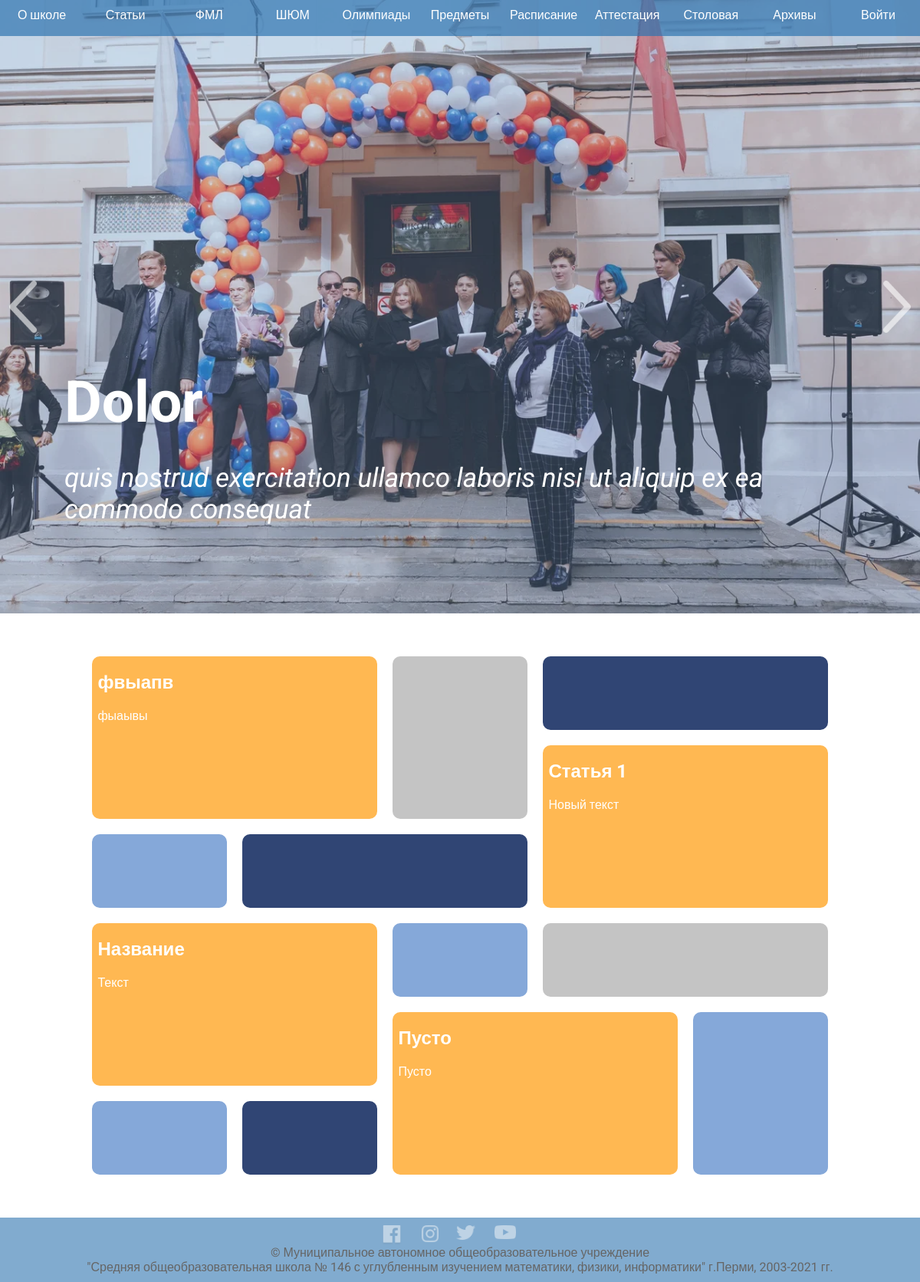
The app's page /, older data.
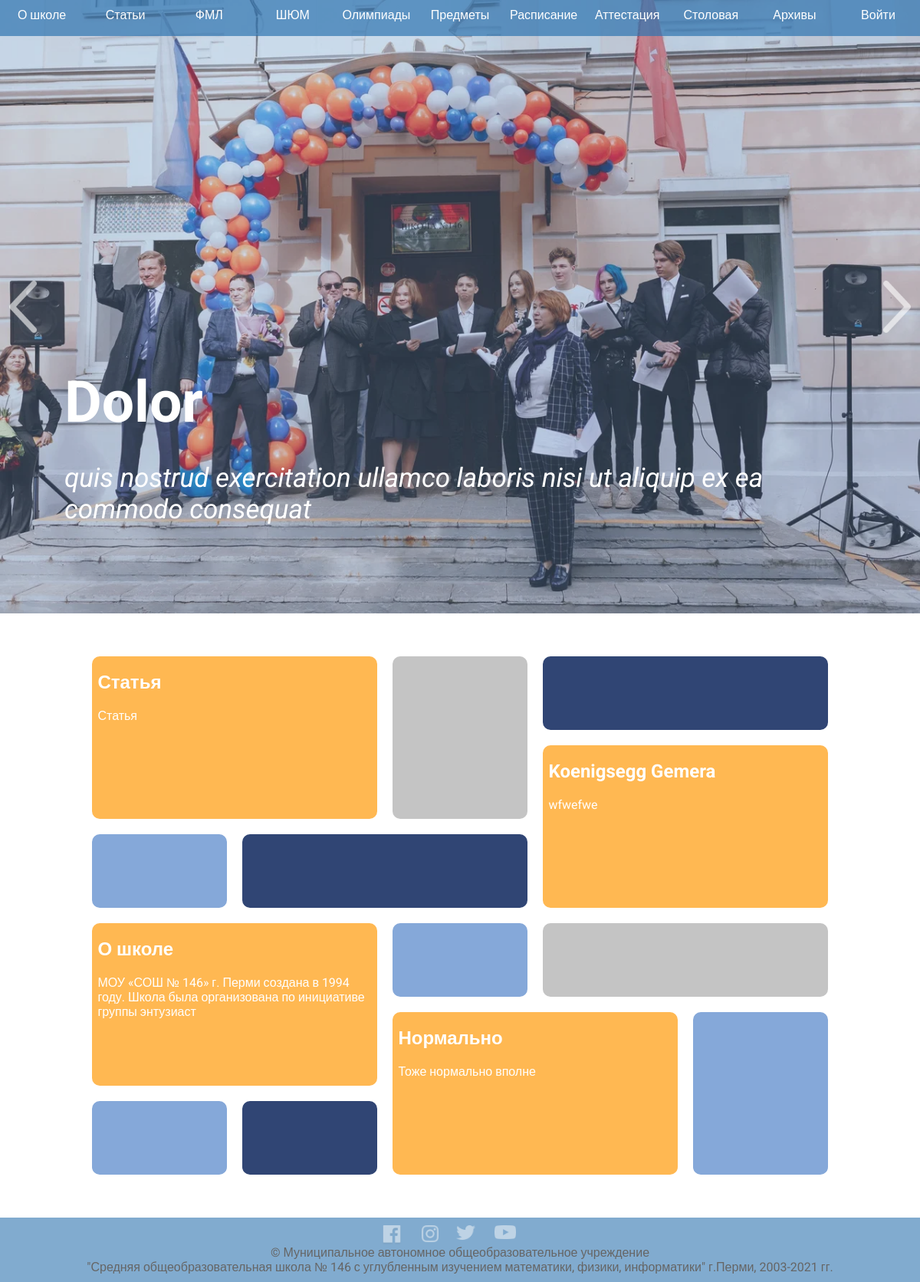
The same page, newer data.
### School146/data/models/articles.py (models this page shows)
class Article(SqlAlchemyBase, SerializerMixin):
    __tablename__ = 'articles'
    id = Column(Integer, primary_key=True, autoincrement=True)
    title = Column(String)
    text = Column(String)
    picture = Column(String)

### School146/application.py (the view)
@app.route('/')
def index():
    db = db_session.create_session()
    articles = db.query(Article).all()
    articles_length = len(articles)
    return render_template('index.html', articles=articles, length=articles_length)

### School146/data/db_session.py (called while the page is built)
def create_session() -> orm.Session:
    global __factory
    return __factory()

### School146/templates/index.html (shortened to what this page needs)
<!DOCTYPE html>
<html lang="en">
	<head>
		<link rel="stylesheet" type="text/css" href="../static/css/style.css">
	</head>
	<body onload="main()">
		<header id="header">
			<div id="top_menu" class="menu">
				<ul class="point_menu">
					{% if current_user.is_authenticated %}
                    <a href="/user_info" class="point_of_menu"><li>{{ current_user.name }}<hr class="menu_line"></li></a>
                    {% else %}
                    <a href="/login" class="point_of_menu"><li>Войти<hr class="menu_line"></li></a>
                    {% endif %}
					<a href="/school_plan" class="point_of_menu"><li class="point_of_menu group">Архивы<hr class="menu_line"></li></a>
					<a href="/canteen" class="point_of_menu"><li>Столовая<hr class="menu_line"></li></a>
					<a href="https://s146.ru/interim" class="point_of_menu"><li>Аттестация<hr class="menu_line"></li></a>
					<a href="/timetable" class="point_of_menu"><li>Расписание<hr class="menu_line"></li></a>
					<a href="https://contester.s146.ru/ru/" class="point_of_menu"><li>Предметы<hr class="menu_line"></li></a>
					<a href="https://regionolymp.ru/" class="point_of_menu"><li>Олимпиады<hr class="menu_line"></li></a>
					<a href="https://s146.ru/shum" class="point_of_menu"><li>ШЮМ<hr class="menu_line"></li></a>
					<a href="https://vk.com/mathperm2021" class="point_of_menu"><li>ФМЛ<hr class="menu_line"></li></a>
					<a href="/articles" class="point_of_menu"><li>Статьи<hr class="menu_line"></li></a>
					<a href="/about_school" class="point_of_menu"><li>О школе<hr class="menu_line"></li></a>
				</ul>
			</div>
		</header>
		<div class="slider" id="slider">
			<div class="slider_background">
				<a href="#" onclick="prev_slide()">
					<div class="arrow">
						<img src="../static/img/left_arrow.png">
					</div>
				</a>
				<div class="slider_container" id="slide">
					<h1 id="slider_h"></h1>
					<p id="slider_text"></p>
				</div>
				<a href="#" onclick="next_slide()">
					<div class="arrow">
						<img src="../static/img/right_arrow.png">
					</div>
				</a>
			</div>
		</div>
		<content class="tiles">
	        {% if length > 0 %}
	        <a href="/article_info/{{ articles[-1].id }}" class="tile post-1">
	            <div class="article">
					<div class="article_text">
		                <h2 class="article_h" id="article_h_0">{{ articles[-1].title }}</h2>
						<p class="article_p" id="article_text_0">{{ articles[-1].text[:100] }}</p>
	            	</div>
	            </div>
        	</a>
			{% endif %}
            <div class="tile post-2"></div>
            <div class="tile post-3"></div>
            <div class="tile post-4"></div>
			{% if length > 1 %}
	        <a href="/article_info/{{ articles[-2].id }}" class="tile post-5">
	            <div class="article">
					<div class="article_text">
		                <h2 class="article_h" id="article_h_1">{{ articles[-2].title }}</h2>
						<p class="article_p" id="article_text_1">{{ articles[-2].text[:100] }}</p>
	            	</div>
	            </div>
        	</a>
			{% endif %}
            <div class="tile post-6"></div>
			{% if length > 2 %}
	        <a href="/article_info/{{ articles[-3].id }}" class="tile post-11">
	            <div class="article">
					<div class="article_text">
		                <h2 class="article_h" id="article_h_2">{{ articles[-3].title }}</h2>
						<p class="article_p" id="article_text_2">{{ articles[-3].text[:100] }}</p>
	            	</div>
	            </div>
        	</a>
			{% endif %}
            <div class="tile post-8"></div>
            <div class="tile post-9"></div>
            <div class="tile post-10"></div>
	        {% if length > 3 %}
	        <a href="/article_info/{{ articles[-4].id }}" class="tile post-7">
	            <div class="article">
					<div class="article_text">
		                <h2 class="article_h" id="article_h_3">{{ articles[-4].title }}</h2>
						<p class="article_p" id="article_text_3">{{ articles[-4].text[:100] }}</p>
	            	</div>
	            </div>
        	</a>
			{% else %}
			<a href="#" class="tile post-7">
				<div class="article">
					<div class="article_text">
						<h2 class="article_h" id="article_h_3">Пусто</h2>
						<p class="article_p" id="article_text_3">Пусто</p>
					</div>
				</div>
			</a>
			{% endif %}
            <div class="tile post-12"></div>
            <div class="tile post-13"></div>
		</content>
		<footer>
			<ul class="icons">
				<a href="https://www.facebook.com/school146perm"><li class="icon"><img src="../static/img/facebook.png" style="width: 100%"></li></a>
				<a href="https://www.instagram.com/school146perm/"><li class="icon"><img src="../static/img/instagram.png" style="width: 100%"></li></a>
				<a href="https://twitter.com/school146"><li class="icon"><img src="../static/img/twitter.png" style="width: 100%"></li></a>
				<a href="https://www.youtube.com/channel/UC5WufrqFj3o7FIJP9ySKF-g"><li class="icon"><img src="../static/img/youtube.png" style="width: 100%"></li></a>
			</ul>
			<p style="margin: 0px;">
				© Муниципальное автономное общеобразовательное учреждение<br>"Средняя общеобразовательная школа № 146 с углубленным изучением математики, физики, информатики" г.Перми, 2003-2021 гг.
			</p>
		</footer>
	</body>
</html>

### School146/static/css/style.css (style rules this page uses)
body { margin: 0px; padding: 0px; width: 100%; min-height: 100vh; font-family: "Roboto", "Arial", sans-serif; -moz-background-size: cover; -webkit-background-size: cover; -o-background-size: cover; background-size: cover; display: flex; flex-direction: column; justify-content: space-between; }
a { text-decoration: none; }
h1 { margin: 0; }
p { padding: 0; }
img { image-rendering: -moz-crisp-edges; -ms-interpolation-mode: nearest-neighbor; image-rendering: crisp-edges; height: auto; display: block; margin: 0 auto; }
ul { padding: 0; list-style-type: none; }
header { position: fixed; display: flex; flex-direction: row; justify-content: space-around; align-items: center; background-color: #2E74B0B2; width: 100%; z-index: 1000000; }
li { text-decoration: none; }
footer { background-color: #2E74B0; text-align: center; padding-top: 10px; padding-bottom: 10px; opacity: 0.6; transition: 0.5s; }
content { padding: 50px; min-height: 71vh; }
.menu { display: flex; justify-content: space-around; flex-direction: row; position: static; width: 100%; margin: 0px; padding: 0px; padding-top: 10px; opacity: 1; padding-bottom: 10px; align-items: center; }
.point_menu { width: 100%; display: flex; flex-direction: row-reverse; justify-content: space-around; margin-bottom: 0px; margin-top: 0px; vertical-align: middle; }
.point_of_menu { width: 100%; color: white; text-align: center; font-size: 12pt; }
.icons { display: flex; flex-direction: row; justify-content: space-between; margin: auto; width: 17%; }
.icon { opacity: 0.5; transition: 0.5s; width: 50%; }
.slider { width: 100%; height: 100vh; object-fit: cover; -moz-background-size: 100%; -webkit-background-size: 100%; -o-background-size: 100%; background-size: auto 100%; }
.arrow { opacity: 0.6; width: 5vw; height: 100vh; transition: 0.5s; display: flex; align-items: center; }
.arrow img { width: 3vw; }
.slider_background { width: 100%; height: 100%; background-color: #85A8D94D; display: flex; flex-direction: row; justify-content: space-between; }
.slider_container { padding-left: 2%; padding-right: 2%; display: flex; flex-direction: column; justify-content: flex-start; align-items: flex-start; height: 30vh; width: 90vw; }
#slider_h { margin-top: 60vh; font-weight: bold; font-size: 75px; color: white; transition: 0.5s; opacity: 0; }
#slider_text { font-style: italic; font-weight: normal; font-size: 35px; color: white; transition: 0.5s; opacity: 0; }
.tiles { grid-gap: 10px; display: grid; width: 80%; grid-template-rows: repeat(6, 12vh); grid-template-columns: repeat(5, 1fr); grid-column-gap: 20px; grid-row-gap: 20px; color: white; padding-left: 0px; padding-right: 10%; padding-top: 7vh; padding-bottom: 7vh; padding-left: 10%; }
.post-1 { grid-column-start: 1; grid-column-end: 3; grid-row-start: 1; grid-row-end: 3; }
.post-2 { grid-column-start: 4; grid-column-end: 6; grid-row-start: 1; grid-row-end: 1; background-color: #304574; }
.post-3 { grid-column-start: 3; grid-column-end: 3; grid-row-start: 1; grid-row-end: 3; background-color: #C4C4C4; }
.post-4 { grid-column-start: 2; grid-column-end: 4; grid-row-start: 3; grid-row-end: 3; background-color: #304574; }
.post-5 { grid-column-start: 4; grid-column-end: 6; grid-row-start: 2; grid-row-end: 4; }
.post-6 { grid-column-start: 1; grid-column-end: 1; grid-row-start: 3; grid-row-end: 3; background-color: #85A8D9; }
.post-7 { grid-column-start: 3; grid-column-end: 5; grid-row-start: 5; grid-row-end: 7; }
.post-8 { grid-column-start: 5; grid-column-end: 6; grid-row-start: 5; grid-row-end: 7; background-color: #85A8D9; }
.post-9 { grid-column-start: 4; grid-column-end: 6; grid-row-start: 4; grid-row-end: 4; background-color: #C4C4C4; }
.post-10 { grid-column-start: 3; grid-column-end: 4; grid-row-start: 4; grid-row-end: 4; background-color: #85A8D9; }
.post-11 { grid-column-start: 1; grid-column-end: 3; grid-row-start: 4; grid-row-end: 6; }
.post-12 { grid-column-start: 1; grid-column-end: 1; grid-row-start: 6; grid-row-end: 7; background-color: #85A8D9; }
.post-13 { grid-column-start: 2; grid-column-end: 2; grid-row-start: 6; grid-row-end: 7; background-color: #304574; }
.tile { border-radius: 10px; }
.article { display: flex; flex-direction: column; justify-content: flex-start; height: calc(100%); width: calc(100%); background-color: #FF9700AD; border-radius: 10px; transition: 0.5s; }
.article_text { z-index: 1; color: white; margin: 0px; border-radius: 10px; padding-left: 2%; height: 100%; }

Row changes from the older to the newer data that the page shows:
removed Article: title "фвыапв", text "фыаывы"
removed Article: title "Статья 1", text "Новый текст"
removed Article: title "Название", text "Текст"
added Article: title "Статья", text "Статья"
added Article: title "Koenigsegg Gemera", text "wfwefwe"
added Article: title "О школе", text "МОУ «СОШ № 146» г. Перми создана в 1994 году. Школа была организована по инициативе группы энтузиаст"
added Article: title "Нормально", text "Тоже нормально вполне"
Text that changed along with them:
text no longer shown: "Пусто Пусто"
